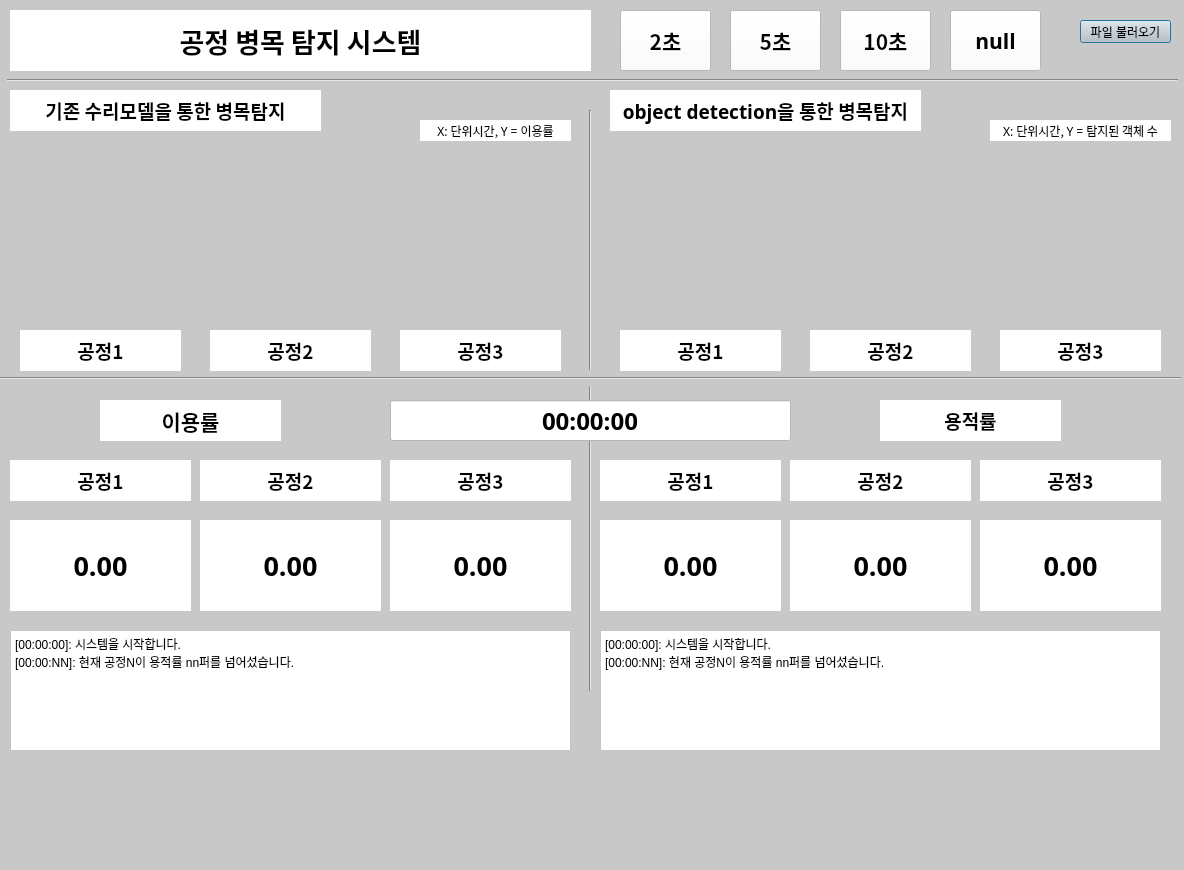
<?xml version="1.0" encoding="UTF-8"?>
<ui version="4.0">
 <class>Dialog</class>
 <widget class="QDialog" name="Dialog">
  <property name="geometry">
   <rect>
    <x>0</x>
    <y>0</y>
    <width>1184</width>
    <height>870</height>
   </rect>
  </property>
  <property name="windowTitle">
   <string>Dialog</string>
  </property>
  <property name="styleSheet">
   <string notr="true">background-color: rgb(200, 200, 200)</string>
  </property>
  <widget class="Line" name="line">
   <property name="geometry">
    <rect>
     <x>580</x>
     <y>110</y>
     <width>20</width>
     <height>581</height>
    </rect>
   </property>
   <property name="orientation">
    <enum>Qt::Vertical</enum>
   </property>
  </widget>
  <widget class="QWidget" name="verticalLayoutWidget_2">
   <property name="geometry">
    <rect>
     <x>20</x>
     <y>150</y>
     <width>161</width>
     <height>171</height>
    </rect>
   </property>
   <layout class="QVBoxLayout" name="verticalLayout_2"/>
  </widget>
  <widget class="QWidget" name="verticalLayoutWidget_3">
   <property name="geometry">
    <rect>
     <x>210</x>
     <y>150</y>
     <width>161</width>
     <height>171</height>
    </rect>
   </property>
   <layout class="QVBoxLayout" name="verticalLayout_3"/>
  </widget>
  <widget class="QWidget" name="verticalLayoutWidget_4">
   <property name="geometry">
    <rect>
     <x>400</x>
     <y>150</y>
     <width>161</width>
     <height>171</height>
    </rect>
   </property>
   <layout class="QVBoxLayout" name="verticalLayout_4"/>
  </widget>
  <widget class="QWidget" name="verticalLayoutWidget_5">
   <property name="geometry">
    <rect>
     <x>620</x>
     <y>150</y>
     <width>161</width>
     <height>171</height>
    </rect>
   </property>
   <layout class="QVBoxLayout" name="verticalLayout_5"/>
  </widget>
  <widget class="QWidget" name="verticalLayoutWidget_6">
   <property name="geometry">
    <rect>
     <x>810</x>
     <y>150</y>
     <width>161</width>
     <height>171</height>
    </rect>
   </property>
   <layout class="QVBoxLayout" name="verticalLayout_6"/>
  </widget>
  <widget class="QWidget" name="verticalLayoutWidget_7">
   <property name="geometry">
    <rect>
     <x>1000</x>
     <y>150</y>
     <width>161</width>
     <height>171</height>
    </rect>
   </property>
   <layout class="QVBoxLayout" name="verticalLayout_7"/>
  </widget>
  <widget class="QLabel" name="label_od_text_1">
   <property name="geometry">
    <rect>
     <x>610</x>
     <y>90</y>
     <width>311</width>
     <height>41</height>
    </rect>
   </property>
   <property name="font">
    <font>
     <family>맑은 고딕</family>
     <pointsize>14</pointsize>
     <weight>75</weight>
     <bold>true</bold>
    </font>
   </property>
   <property name="styleSheet">
    <string notr="true">background-color: rgb(255,255,255)</string>
   </property>
   <property name="text">
    <string>object detection을 통한 병목탐지</string>
   </property>
   <property name="alignment">
    <set>Qt::AlignCenter</set>
   </property>
  </widget>
  <widget class="QLabel" name="label_lambda_text_1">
   <property name="geometry">
    <rect>
     <x>10</x>
     <y>90</y>
     <width>311</width>
     <height>41</height>
    </rect>
   </property>
   <property name="font">
    <font>
     <family>맑은 고딕</family>
     <pointsize>14</pointsize>
     <weight>75</weight>
     <bold>true</bold>
    </font>
   </property>
   <property name="styleSheet">
    <string notr="true">background-color: rgb(255,255,255)</string>
   </property>
   <property name="text">
    <string>기존 수리모델을 통한 병목탐지</string>
   </property>
   <property name="alignment">
    <set>Qt::AlignCenter</set>
   </property>
  </widget>
  <widget class="Line" name="line_2">
   <property name="geometry">
    <rect>
     <x>7</x>
     <y>70</y>
     <width>1171</width>
     <height>20</height>
    </rect>
   </property>
   <property name="orientation">
    <enum>Qt::Horizontal</enum>
   </property>
  </widget>
  <widget class="QPushButton" name="file_pushButton">
   <property name="geometry">
    <rect>
     <x>1080</x>
     <y>20</y>
     <width>91</width>
     <height>23</height>
    </rect>
   </property>
   <property name="text">
    <string>파일 불러오기</string>
   </property>
  </widget>
  <widget class="QLabel" name="label_title">
   <property name="geometry">
    <rect>
     <x>10</x>
     <y>10</y>
     <width>581</width>
     <height>61</height>
    </rect>
   </property>
   <property name="font">
    <font>
     <family>맑은 고딕</family>
     <pointsize>20</pointsize>
     <weight>75</weight>
     <bold>true</bold>
    </font>
   </property>
   <property name="styleSheet">
    <string notr="true">background-color: rgb(255,255,255)</string>
   </property>
   <property name="text">
    <string>공정 병목 탐지 시스템</string>
   </property>
   <property name="alignment">
    <set>Qt::AlignCenter</set>
   </property>
  </widget>
  <widget class="QLabel" name="label_lambda_text_2">
   <property name="geometry">
    <rect>
     <x>420</x>
     <y>120</y>
     <width>151</width>
     <height>21</height>
    </rect>
   </property>
   <property name="font">
    <font>
     <family>맑은 고딕</family>
     <pointsize>9</pointsize>
     <weight>50</weight>
     <bold>false</bold>
    </font>
   </property>
   <property name="styleSheet">
    <string notr="true">background-color: rgb(255,255,255)</string>
   </property>
   <property name="text">
    <string>X: 단위시간, Y = 이용률</string>
   </property>
   <property name="alignment">
    <set>Qt::AlignCenter</set>
   </property>
  </widget>
  <widget class="QLabel" name="label_od_text_2">
   <property name="geometry">
    <rect>
     <x>990</x>
     <y>120</y>
     <width>181</width>
     <height>21</height>
    </rect>
   </property>
   <property name="font">
    <font>
     <family>맑은 고딕</family>
     <pointsize>9</pointsize>
     <weight>50</weight>
     <bold>false</bold>
    </font>
   </property>
   <property name="styleSheet">
    <string notr="true">background-color: rgb(255,255,255)</string>
   </property>
   <property name="text">
    <string>X: 단위시간, Y = 탐지된 객체 수</string>
   </property>
   <property name="alignment">
    <set>Qt::AlignCenter</set>
   </property>
  </widget>
  <widget class="Line" name="line_3">
   <property name="geometry">
    <rect>
     <x>0</x>
     <y>370</y>
     <width>1181</width>
     <height>16</height>
    </rect>
   </property>
   <property name="orientation">
    <enum>Qt::Horizontal</enum>
   </property>
  </widget>
  <widget class="QLabel" name="label_lambda_4">
   <property name="geometry">
    <rect>
     <x>10</x>
     <y>460</y>
     <width>181</width>
     <height>41</height>
    </rect>
   </property>
   <property name="font">
    <font>
     <family>맑은 고딕</family>
     <pointsize>14</pointsize>
     <weight>75</weight>
     <bold>true</bold>
    </font>
   </property>
   <property name="styleSheet">
    <string notr="true">background-color: rgb(255,255,255)</string>
   </property>
   <property name="text">
    <string>공정1</string>
   </property>
   <property name="alignment">
    <set>Qt::AlignCenter</set>
   </property>
  </widget>
  <widget class="QLabel" name="label_lambda_5">
   <property name="geometry">
    <rect>
     <x>200</x>
     <y>460</y>
     <width>181</width>
     <height>41</height>
    </rect>
   </property>
   <property name="font">
    <font>
     <family>맑은 고딕</family>
     <pointsize>14</pointsize>
     <weight>75</weight>
     <bold>true</bold>
    </font>
   </property>
   <property name="styleSheet">
    <string notr="true">background-color: rgb(255,255,255)</string>
   </property>
   <property name="text">
    <string>공정2</string>
   </property>
   <property name="alignment">
    <set>Qt::AlignCenter</set>
   </property>
  </widget>
  <widget class="QLabel" name="label_lambda_6">
   <property name="geometry">
    <rect>
     <x>390</x>
     <y>460</y>
     <width>181</width>
     <height>41</height>
    </rect>
   </property>
   <property name="font">
    <font>
     <family>맑은 고딕</family>
     <pointsize>14</pointsize>
     <weight>75</weight>
     <bold>true</bold>
    </font>
   </property>
   <property name="styleSheet">
    <string notr="true">background-color: rgb(255,255,255)</string>
   </property>
   <property name="text">
    <string>공정3</string>
   </property>
   <property name="alignment">
    <set>Qt::AlignCenter</set>
   </property>
  </widget>
  <widget class="QLabel" name="label_od_6">
   <property name="geometry">
    <rect>
     <x>980</x>
     <y>460</y>
     <width>181</width>
     <height>41</height>
    </rect>
   </property>
   <property name="font">
    <font>
     <family>맑은 고딕</family>
     <pointsize>14</pointsize>
     <weight>75</weight>
     <bold>true</bold>
    </font>
   </property>
   <property name="styleSheet">
    <string notr="true">background-color: rgb(255,255,255)</string>
   </property>
   <property name="text">
    <string>공정3</string>
   </property>
   <property name="alignment">
    <set>Qt::AlignCenter</set>
   </property>
  </widget>
  <widget class="QLabel" name="label_od_5">
   <property name="geometry">
    <rect>
     <x>790</x>
     <y>460</y>
     <width>181</width>
     <height>41</height>
    </rect>
   </property>
   <property name="font">
    <font>
     <family>맑은 고딕</family>
     <pointsize>14</pointsize>
     <weight>75</weight>
     <bold>true</bold>
    </font>
   </property>
   <property name="styleSheet">
    <string notr="true">background-color: rgb(255,255,255)</string>
   </property>
   <property name="text">
    <string>공정2</string>
   </property>
   <property name="alignment">
    <set>Qt::AlignCenter</set>
   </property>
  </widget>
  <widget class="QLabel" name="label_od_4">
   <property name="geometry">
    <rect>
     <x>600</x>
     <y>460</y>
     <width>181</width>
     <height>41</height>
    </rect>
   </property>
   <property name="font">
    <font>
     <family>맑은 고딕</family>
     <pointsize>14</pointsize>
     <weight>75</weight>
     <bold>true</bold>
    </font>
   </property>
   <property name="styleSheet">
    <string notr="true">background-color: rgb(255,255,255)</string>
   </property>
   <property name="text">
    <string>공정1</string>
   </property>
   <property name="alignment">
    <set>Qt::AlignCenter</set>
   </property>
  </widget>
  <widget class="QLabel" name="label_lambda_3">
   <property name="geometry">
    <rect>
     <x>400</x>
     <y>330</y>
     <width>161</width>
     <height>41</height>
    </rect>
   </property>
   <property name="font">
    <font>
     <family>맑은 고딕</family>
     <pointsize>14</pointsize>
     <weight>75</weight>
     <bold>true</bold>
    </font>
   </property>
   <property name="styleSheet">
    <string notr="true">background-color: rgb(255,255,255)</string>
   </property>
   <property name="text">
    <string>공정3</string>
   </property>
   <property name="alignment">
    <set>Qt::AlignCenter</set>
   </property>
  </widget>
  <widget class="QLabel" name="label_lambda_2">
   <property name="geometry">
    <rect>
     <x>210</x>
     <y>330</y>
     <width>161</width>
     <height>41</height>
    </rect>
   </property>
   <property name="font">
    <font>
     <family>맑은 고딕</family>
     <pointsize>14</pointsize>
     <weight>75</weight>
     <bold>true</bold>
    </font>
   </property>
   <property name="styleSheet">
    <string notr="true">background-color: rgb(255,255,255)</string>
   </property>
   <property name="text">
    <string>공정2</string>
   </property>
   <property name="alignment">
    <set>Qt::AlignCenter</set>
   </property>
  </widget>
  <widget class="QLabel" name="label_lambda_1">
   <property name="geometry">
    <rect>
     <x>20</x>
     <y>330</y>
     <width>161</width>
     <height>41</height>
    </rect>
   </property>
   <property name="font">
    <font>
     <family>맑은 고딕</family>
     <pointsize>14</pointsize>
     <weight>75</weight>
     <bold>true</bold>
    </font>
   </property>
   <property name="styleSheet">
    <string notr="true">background-color: rgb(255,255,255)</string>
   </property>
   <property name="text">
    <string>공정1</string>
   </property>
   <property name="alignment">
    <set>Qt::AlignCenter</set>
   </property>
  </widget>
  <widget class="QLabel" name="label_od_3">
   <property name="geometry">
    <rect>
     <x>1000</x>
     <y>330</y>
     <width>161</width>
     <height>41</height>
    </rect>
   </property>
   <property name="font">
    <font>
     <family>맑은 고딕</family>
     <pointsize>14</pointsize>
     <weight>75</weight>
     <bold>true</bold>
    </font>
   </property>
   <property name="styleSheet">
    <string notr="true">background-color: rgb(255,255,255)</string>
   </property>
   <property name="text">
    <string>공정3</string>
   </property>
   <property name="alignment">
    <set>Qt::AlignCenter</set>
   </property>
  </widget>
  <widget class="QLabel" name="label_od_2">
   <property name="geometry">
    <rect>
     <x>810</x>
     <y>330</y>
     <width>161</width>
     <height>41</height>
    </rect>
   </property>
   <property name="font">
    <font>
     <family>맑은 고딕</family>
     <pointsize>14</pointsize>
     <weight>75</weight>
     <bold>true</bold>
    </font>
   </property>
   <property name="styleSheet">
    <string notr="true">background-color: rgb(255,255,255)</string>
   </property>
   <property name="text">
    <string>공정2</string>
   </property>
   <property name="alignment">
    <set>Qt::AlignCenter</set>
   </property>
  </widget>
  <widget class="QLabel" name="label_od_1">
   <property name="geometry">
    <rect>
     <x>620</x>
     <y>330</y>
     <width>161</width>
     <height>41</height>
    </rect>
   </property>
   <property name="font">
    <font>
     <family>맑은 고딕</family>
     <pointsize>14</pointsize>
     <weight>75</weight>
     <bold>true</bold>
    </font>
   </property>
   <property name="styleSheet">
    <string notr="true">background-color: rgb(255,255,255)</string>
   </property>
   <property name="text">
    <string>공정1</string>
   </property>
   <property name="alignment">
    <set>Qt::AlignCenter</set>
   </property>
  </widget>
  <widget class="QLabel" name="label_utilization">
   <property name="geometry">
    <rect>
     <x>100</x>
     <y>400</y>
     <width>181</width>
     <height>41</height>
    </rect>
   </property>
   <property name="font">
    <font>
     <family>맑은 고딕</family>
     <pointsize>16</pointsize>
     <weight>75</weight>
     <bold>true</bold>
    </font>
   </property>
   <property name="styleSheet">
    <string notr="true">background-color: rgb(255,255,255)</string>
   </property>
   <property name="text">
    <string>이용률</string>
   </property>
   <property name="alignment">
    <set>Qt::AlignCenter</set>
   </property>
  </widget>
  <widget class="QLabel" name="label_od_">
   <property name="geometry">
    <rect>
     <x>880</x>
     <y>400</y>
     <width>181</width>
     <height>41</height>
    </rect>
   </property>
   <property name="font">
    <font>
     <family>맑은 고딕</family>
     <pointsize>14</pointsize>
     <weight>75</weight>
     <bold>true</bold>
    </font>
   </property>
   <property name="styleSheet">
    <string notr="true">background-color: rgb(255,255,255)</string>
   </property>
   <property name="text">
    <string>용적률</string>
   </property>
   <property name="alignment">
    <set>Qt::AlignCenter</set>
   </property>
  </widget>
  <widget class="QLabel" name="label_row1">
   <property name="geometry">
    <rect>
     <x>10</x>
     <y>520</y>
     <width>181</width>
     <height>91</height>
    </rect>
   </property>
   <property name="font">
    <font>
     <family>맑은 고딕</family>
     <pointsize>20</pointsize>
     <weight>75</weight>
     <bold>true</bold>
    </font>
   </property>
   <property name="styleSheet">
    <string notr="true">background-color: rgb(255,255,255)</string>
   </property>
   <property name="text">
    <string>0.00</string>
   </property>
   <property name="alignment">
    <set>Qt::AlignCenter</set>
   </property>
  </widget>
  <widget class="QLabel" name="label_row2">
   <property name="geometry">
    <rect>
     <x>200</x>
     <y>520</y>
     <width>181</width>
     <height>91</height>
    </rect>
   </property>
   <property name="font">
    <font>
     <family>맑은 고딕</family>
     <pointsize>20</pointsize>
     <weight>75</weight>
     <bold>true</bold>
    </font>
   </property>
   <property name="styleSheet">
    <string notr="true">background-color: rgb(255,255,255)</string>
   </property>
   <property name="text">
    <string>0.00</string>
   </property>
   <property name="alignment">
    <set>Qt::AlignCenter</set>
   </property>
  </widget>
  <widget class="QLabel" name="label_row3">
   <property name="geometry">
    <rect>
     <x>390</x>
     <y>520</y>
     <width>181</width>
     <height>91</height>
    </rect>
   </property>
   <property name="font">
    <font>
     <family>맑은 고딕</family>
     <pointsize>20</pointsize>
     <weight>75</weight>
     <bold>true</bold>
    </font>
   </property>
   <property name="styleSheet">
    <string notr="true">background-color: rgb(255,255,255)</string>
   </property>
   <property name="text">
    <string>0.00</string>
   </property>
   <property name="alignment">
    <set>Qt::AlignCenter</set>
   </property>
  </widget>
  <widget class="QLabel" name="label_area_ratio1">
   <property name="geometry">
    <rect>
     <x>600</x>
     <y>520</y>
     <width>181</width>
     <height>91</height>
    </rect>
   </property>
   <property name="font">
    <font>
     <family>맑은 고딕</family>
     <pointsize>20</pointsize>
     <weight>75</weight>
     <bold>true</bold>
    </font>
   </property>
   <property name="styleSheet">
    <string notr="true">background-color: rgb(255,255,255)</string>
   </property>
   <property name="text">
    <string>0.00</string>
   </property>
   <property name="alignment">
    <set>Qt::AlignCenter</set>
   </property>
  </widget>
  <widget class="QLabel" name="label_area_ratio2">
   <property name="geometry">
    <rect>
     <x>790</x>
     <y>520</y>
     <width>181</width>
     <height>91</height>
    </rect>
   </property>
   <property name="font">
    <font>
     <family>맑은 고딕</family>
     <pointsize>20</pointsize>
     <weight>75</weight>
     <bold>true</bold>
    </font>
   </property>
   <property name="styleSheet">
    <string notr="true">background-color: rgb(255,255,255)</string>
   </property>
   <property name="text">
    <string>0.00</string>
   </property>
   <property name="alignment">
    <set>Qt::AlignCenter</set>
   </property>
  </widget>
  <widget class="QLabel" name="label_area_ratio3">
   <property name="geometry">
    <rect>
     <x>980</x>
     <y>520</y>
     <width>181</width>
     <height>91</height>
    </rect>
   </property>
   <property name="font">
    <font>
     <family>맑은 고딕</family>
     <pointsize>20</pointsize>
     <weight>75</weight>
     <bold>true</bold>
    </font>
   </property>
   <property name="styleSheet">
    <string notr="true">background-color: rgb(255,255,255)</string>
   </property>
   <property name="text">
    <string>0.00</string>
   </property>
   <property name="alignment">
    <set>Qt::AlignCenter</set>
   </property>
  </widget>
  <widget class="QPlainTextEdit" name="plainTextEdit_lambda">
   <property name="enabled">
    <bool>true</bool>
   </property>
   <property name="geometry">
    <rect>
     <x>10</x>
     <y>630</y>
     <width>561</width>
     <height>121</height>
    </rect>
   </property>
   <property name="styleSheet">
    <string notr="true">background-color: white</string>
   </property>
   <property name="undoRedoEnabled">
    <bool>false</bool>
   </property>
   <property name="readOnly">
    <bool>true</bool>
   </property>
   <property name="plainText">
    <string notr="true">[00:00:00]: 시스템을 시작합니다.
[00:00:NN]: 현재 공정N이 용적률 nn퍼를 넘어섰습니다.</string>
   </property>
  </widget>
  <widget class="QPlainTextEdit" name="plainTextEdit_od">
   <property name="enabled">
    <bool>true</bool>
   </property>
   <property name="geometry">
    <rect>
     <x>600</x>
     <y>630</y>
     <width>561</width>
     <height>121</height>
    </rect>
   </property>
   <property name="styleSheet">
    <string notr="true">background-color: white</string>
   </property>
   <property name="undoRedoEnabled">
    <bool>false</bool>
   </property>
   <property name="readOnly">
    <bool>true</bool>
   </property>
   <property name="plainText">
    <string notr="true">[00:00:00]: 시스템을 시작합니다.
[00:00:NN]: 현재 공정N이 용적률 nn퍼를 넘어섰습니다.</string>
   </property>
  </widget>
  <widget class="QPushButton" name="file_pushButton_1min">
   <property name="geometry">
    <rect>
     <x>620</x>
     <y>10</y>
     <width>91</width>
     <height>61</height>
    </rect>
   </property>
   <property name="font">
    <font>
     <family>맑은 고딕</family>
     <pointsize>16</pointsize>
     <weight>75</weight>
     <bold>true</bold>
    </font>
   </property>
   <property name="styleSheet">
    <string notr="true">background-color:white</string>
   </property>
   <property name="text">
    <string>2초</string>
   </property>
  </widget>
  <widget class="QPushButton" name="file_pushButton_2min">
   <property name="geometry">
    <rect>
     <x>730</x>
     <y>10</y>
     <width>91</width>
     <height>61</height>
    </rect>
   </property>
   <property name="font">
    <font>
     <family>맑은 고딕</family>
     <pointsize>16</pointsize>
     <weight>75</weight>
     <bold>true</bold>
    </font>
   </property>
   <property name="styleSheet">
    <string notr="true">background-color:white</string>
   </property>
   <property name="text">
    <string>5초</string>
   </property>
  </widget>
  <widget class="QPushButton" name="file_pushButton_5min">
   <property name="geometry">
    <rect>
     <x>840</x>
     <y>10</y>
     <width>91</width>
     <height>61</height>
    </rect>
   </property>
   <property name="font">
    <font>
     <family>맑은 고딕</family>
     <pointsize>16</pointsize>
     <weight>75</weight>
     <bold>true</bold>
    </font>
   </property>
   <property name="styleSheet">
    <string notr="true">background-color:white</string>
   </property>
   <property name="text">
    <string>10초</string>
   </property>
  </widget>
  <widget class="QPushButton" name="file_pushButton_10min">
   <property name="geometry">
    <rect>
     <x>950</x>
     <y>10</y>
     <width>91</width>
     <height>61</height>
    </rect>
   </property>
   <property name="font">
    <font>
     <family>맑은 고딕</family>
     <pointsize>16</pointsize>
     <weight>75</weight>
     <bold>true</bold>
    </font>
   </property>
   <property name="styleSheet">
    <string notr="true">background-color:white</string>
   </property>
   <property name="text">
    <string>null</string>
   </property>
  </widget>
  <widget class="QLineEdit" name="timer_input">
   <property name="geometry">
    <rect>
     <x>390</x>
     <y>400</y>
     <width>401</width>
     <height>41</height>
    </rect>
   </property>
   <property name="font">
    <font>
     <family>맑은 고딕</family>
     <pointsize>18</pointsize>
     <weight>75</weight>
     <bold>true</bold>
    </font>
   </property>
   <property name="styleSheet">
    <string notr="true">background-color: rgb(255,255,255)</string>
   </property>
   <property name="text">
    <string>00:00:00</string>
   </property>
   <property name="maxLength">
    <number>8</number>
   </property>
   <property name="alignment">
    <set>Qt::AlignCenter</set>
   </property>
  </widget>
 </widget>
 <resources/>
 <connections/>
</ui>
